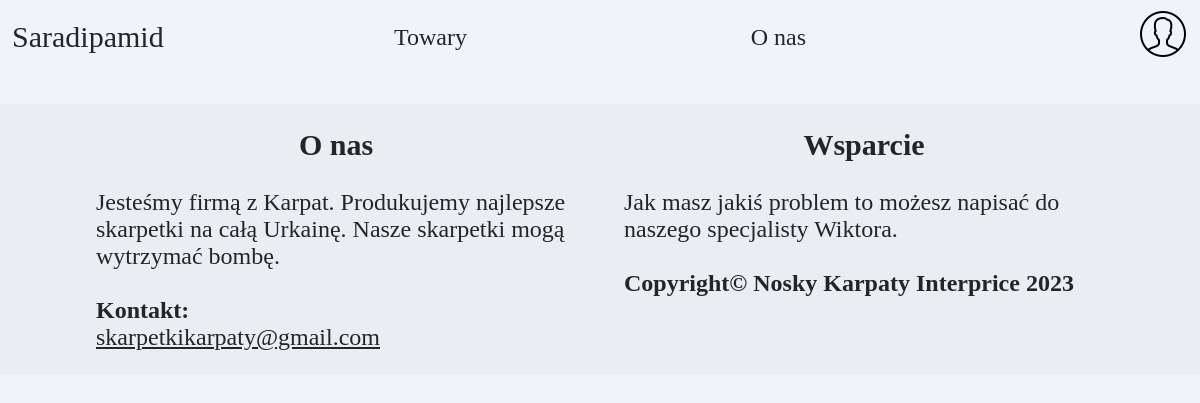
Before: /alltow.php with the older database file.
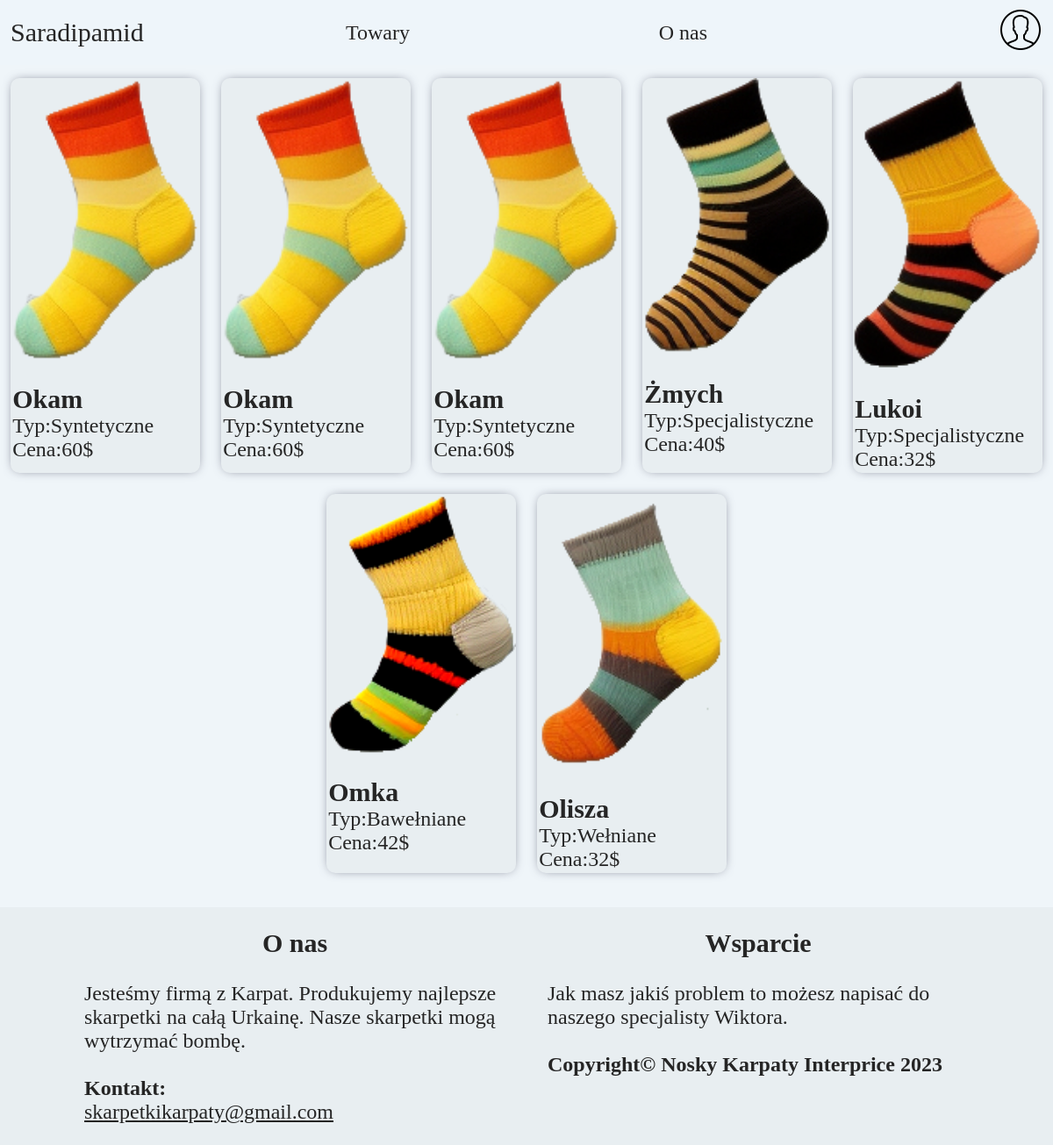
After: the same page with the newer database file.
### tables this page shows
CREATE TABLE `noski` (
  `id` int(11) NOT NULL AUTO_INCREMENT,
  `nazwa` text NOT NULL,
  `typ` int(11) NOT NULL,
  `cena` int(11) NOT NULL,
  `foto` varchar(255) NOT NULL,
  PRIMARY KEY (`id`),
  KEY `tym` (`typ`),
  CONSTRAINT `noski_ibfk_1` FOREIGN KEY (`typ`) REFERENCES `typy` (`id`)
);

CREATE TABLE `typy` (
  `id` int(11) NOT NULL AUTO_INCREMENT,
  `typ` enum('Wełniane','Bawełniane','Syntetyczne','Specjalistyczne') NOT NULL,
  `opis` varchar(20000) NOT NULL,
  PRIMARY KEY (`id`),
  UNIQUE KEY `inf2` (`opis`) USING HASH
);

### alltow.php (the view, shortened to what this page needs)
<?php
	require_once"connect.php";
	$com = "SELECT noski.id, noski.nazwa, noski.cena, noski.foto, typy.typ, typy.opis FROM noski, typy WHERE noski.typ = typy.typ ORDER BY noski.id DESC; ";
	$casd = mysqli_query($conn, $com);
?>
<!DOCTYPE html>
<html lang="pl-PL">
<head>
	<link rel="stylesheet" href="style.css">
</head>
<body>
	<header>
		<div class="menu menu1">
			<p><a style="font-size: 30px; text-decoration: none;" href="index.php">Saradipamid</a></p>
		</div>
		<div class="menu menu2">
			<a href="#towar">Towary</a>
			<a href="#stop">O nas</a>
		</div>
		<div class="menu menu3">
			<div class="log">
				<?php
				if (@$_SESSION['user']) {
					echo "
					<a href='profile.php' style='text-decoration: none;'>Witaj ".@$_SESSION['user']['imie']."</a>
					";
				}else {
					echo "
						<a href='login.php'>
							<img src='img/BBD/profile.png' alt=''>
						</a>
				";
				}
				?>
			</div>
		</div>
	</header>
	<br>
	<article id="towar">
		<?php
		while ($row = mysqli_fetch_assoc($casd)) {
			echo
			"
			<a class='to' href='insert.php?id=".$row['id']."'>
				<div class='tow'>
					<img src='".$row['foto']."'>
					<div>
						<h1 style='font-size: 30px;'>".$row['nazwa']."</h1>
						<p>Typ:".$row['typ']."</p>
						<p>Cena:".$row['cena']."$</p>
					</div>
				</div>
			</a>
			"
			;
		}
		?>
	</article>
	<br>
	<footer id="stop">
		<div class="fot1">
			<h1>O nas</h1>
			<br>
			<p>Jesteśmy firmą z Karpat. Produkujemy najlepsze skarpetki na całą Urkainę. Nasze skarpetki mogą wytrzymać bombę.</p>
			<br>
			<h2>Kontakt:</h2><a href="#">skarpetkikarpaty@gmail.com</a>
		</div>
		<div class="fot2">
			<h1>Wsparcie</h1>
			<br>
			<p>Jak masz jakiś problem to możesz napisać do naszego specjalisty Wiktora.</p>
			<br>
			<h2>Copyright&copy Nosky Karpaty Interprice 2023</h2>
		</div>
	</footer>
</body>
</html>

### style.css (style rules this page uses)
* { margin: 0; padding: 0; font-size: 24px; color: #252525; }
html { height: 100%; box-sizing: border-box; }
body { background-color: #EFF5F9; position: relative; min-height: 100%; }
h1 { font-size: 30px; }
header { width: 100%; height: 50px; }
header>.menu { display: flex; float: left; padding: 1%; background-color: #EEF5FA; }
header>.menu1, .menu3 { width: 18%; height: 100%; background-color: #EEF5FA; }
header>.menu1>p { font-size: 30px; margin-top: auto; margin-bottom: auto; }
header>.menu2 { width: 58%; height: 100%; justify-content: space-around; }
header>.menu2>a { margin-top: auto; margin-bottom: auto; text-decoration: none; }
header>.menu3 { justify-content: right; align-items: center; }
header>.menu3>.log { float: right; }
#towar { width: 100%; display: flex; justify-content: center; flex-wrap: wrap; }
#towar>.to { margin: 1%; width: 18%; text-decoration: none; border-radius: 10px; background-color: #E8EEF1; box-shadow: 0px 0px 13px -5px rgba(66, 68, 90, 1); }
#towar>.to>.tow>div { width: 98%; padding: 1%; }
#towar>.to>.tow>img { width: 100%; height: 70%; }
footer { width: 100%; position: inherit; right: 0; bottom: 0; left: 0; background-color: #E8EEF1; display: flex; justify-content: center; }
footer>div { width: 40%; padding: 2%; }
footer>div>h1 { text-align: center; }

Changed rows visible on the page:
added noski: foto (picture), nazwa "Okam", typ.typ "Syntetyczne", cena "60"
added noski: foto (picture), nazwa "Okam", typ.typ "Syntetyczne", cena "60"
added noski: foto (picture), nazwa "Okam", typ.typ "Syntetyczne", cena "60"
added noski: foto (picture), nazwa "Żmych", typ.typ "Specjalistyczne", cena "40"
added noski: foto (picture), nazwa "Lukoi", typ.typ "Specjalistyczne", cena "32"
added noski: foto (picture), nazwa "Omka", typ.typ "Bawełniane", cena "42"
added noski: foto (picture), nazwa "Olisza", typ.typ "Wełniane", cena "32"
